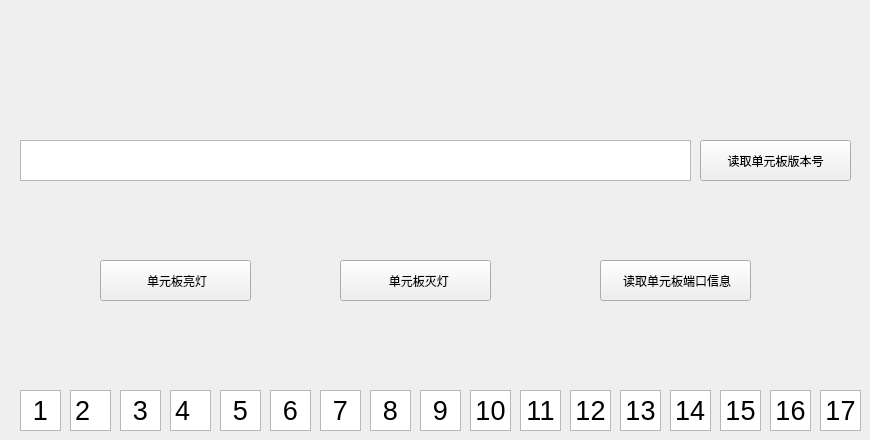
   <widget class="QWidget" name="tab">
    <attribute name="title">
     <string>单元板</string>
    </attribute>
    <widget class="QPushButton" name="pushButton">
     <property name="geometry">
      <rect>
       <x>340</x>
       <y>260</y>
       <width>151</width>
       <height>41</height>
      </rect>
     </property>
     <property name="text">
      <string>  单元板灭灯</string>
     </property>
    </widget>
    <widget class="QPushButton" name="pushButton_5">
     <property name="geometry">
      <rect>
       <x>100</x>
       <y>260</y>
       <width>151</width>
       <height>41</height>
      </rect>
     </property>
     <property name="text">
      <string> 单元板亮灯</string>
     </property>
    </widget>
    <widget class="QPushButton" name="pushButton_6">
     <property name="geometry">
      <rect>
       <x>600</x>
       <y>260</y>
       <width>151</width>
       <height>41</height>
      </rect>
     </property>
     <property name="text">
      <string> 读取单元板端口信息</string>
     </property>
    </widget>
    <widget class="QTextEdit" name="textEdit">
     <property name="geometry">
      <rect>
       <x>20</x>
       <y>140</y>
       <width>671</width>
       <height>41</height>
      </rect>
     </property>
     <property name="readOnly">
      <bool>true</bool>
     </property>
    </widget>
    <widget class="QPushButton" name="pushButton_7">
     <property name="geometry">
      <rect>
       <x>700</x>
       <y>140</y>
       <width>151</width>
       <height>41</height>
      </rect>
     </property>
     <property name="text">
      <string>读取单元板版本号</string>
     </property>
    </widget>
    <widget class="QTextEdit" name="textEdit_2">
     <property name="geometry">
      <rect>
       <x>20</x>
       <y>390</y>
       <width>41</width>
       <height>41</height>
      </rect>
     </property>
     <property name="readOnly">
      <bool>true</bool>
     </property>
     <property name="html">
      <string>&lt;!DOCTYPE HTML PUBLIC &quot;-//W3C//DTD HTML 4.0//EN&quot; &quot;http://www.w3.org/TR/REC-html40/strict.dtd&quot;&gt;
&lt;html&gt;&lt;head&gt;&lt;meta name=&quot;qrichtext&quot; content=&quot;1&quot; /&gt;&lt;style type=&quot;text/css&quot;&gt;
p, li { white-space: pre-wrap; }
&lt;/style&gt;&lt;/head&gt;&lt;body style=&quot; font-family:'SimSun'; font-size:9pt; font-weight:400; font-style:normal;&quot;&gt;
&lt;p align=&quot;center&quot; style=&quot; margin-top:0px; margin-bottom:0px; margin-left:0px; margin-right:0px; -qt-block-indent:0; text-indent:0px;&quot;&gt;&lt;span style=&quot; font-size:20pt;&quot;&gt;1&lt;/span&gt;&lt;/p&gt;&lt;/body&gt;&lt;/html&gt;</string>
     </property>
    </widget>
    <widget class="QTextEdit" name="textEdit_3">
     <property name="geometry">
      <rect>
       <x>70</x>
       <y>390</y>
       <width>41</width>
       <height>41</height>
      </rect>
     </property>
     <property name="readOnly">
      <bool>true</bool>
     </property>
     <property name="html">
      <string>&lt;!DOCTYPE HTML PUBLIC &quot;-//W3C//DTD HTML 4.0//EN&quot; &quot;http://www.w3.org/TR/REC-html40/strict.dtd&quot;&gt;
&lt;html&gt;&lt;head&gt;&lt;meta name=&quot;qrichtext&quot; content=&quot;1&quot; /&gt;&lt;style type=&quot;text/css&quot;&gt;
p, li { white-space: pre-wrap; }
&lt;/style&gt;&lt;/head&gt;&lt;body style=&quot; font-family:'SimSun'; font-size:9pt; font-weight:400; font-style:normal;&quot;&gt;
&lt;p style=&quot; margin-top:0px; margin-bottom:0px; margin-left:0px; margin-right:0px; -qt-block-indent:0; text-indent:0px;&quot;&gt;&lt;span style=&quot; font-size:20pt;&quot;&gt;2&lt;/span&gt;&lt;/p&gt;&lt;/body&gt;&lt;/html&gt;</string>
     </property>
    </widget>
    <widget class="QTextEdit" name="textEdit_4">
     <property name="geometry">
      <rect>
       <x>120</x>
       <y>390</y>
       <width>41</width>
       <height>41</height>
      </rect>
     </property>
     <property name="readOnly">
      <bool>true</bool>
     </property>
     <property name="html">
      <string>&lt;!DOCTYPE HTML PUBLIC &quot;-//W3C//DTD HTML 4.0//EN&quot; &quot;http://www.w3.org/TR/REC-html40/strict.dtd&quot;&gt;
&lt;html&gt;&lt;head&gt;&lt;meta name=&quot;qrichtext&quot; content=&quot;1&quot; /&gt;&lt;style type=&quot;text/css&quot;&gt;
p, li { white-space: pre-wrap; }
&lt;/style&gt;&lt;/head&gt;&lt;body style=&quot; font-family:'SimSun'; font-size:9pt; font-weight:400; font-style:normal;&quot;&gt;
&lt;p align=&quot;center&quot; style=&quot; margin-top:0px; margin-bottom:0px; margin-left:0px; margin-right:0px; -qt-block-indent:0; text-indent:0px;&quot;&gt;&lt;span style=&quot; font-size:20pt;&quot;&gt;3&lt;/span&gt;&lt;/p&gt;&lt;/body&gt;&lt;/html&gt;</string>
     </property>
    </widget>
    <widget class="QTextEdit" name="textEdit_5">
     <property name="geometry">
      <rect>
       <x>170</x>
       <y>390</y>
       <width>41</width>
       <height>41</height>
      </rect>
     </property>
     <property name="readOnly">
      <bool>true</bool>
     </property>
     <property name="html">
      <string>&lt;!DOCTYPE HTML PUBLIC &quot;-//W3C//DTD HTML 4.0//EN&quot; &quot;http://www.w3.org/TR/REC-html40/strict.dtd&quot;&gt;
&lt;html&gt;&lt;head&gt;&lt;meta name=&quot;qrichtext&quot; content=&quot;1&quot; /&gt;&lt;style type=&quot;text/css&quot;&gt;
p, li { white-space: pre-wrap; }
&lt;/style&gt;&lt;/head&gt;&lt;body style=&quot; font-family:'SimSun'; font-size:9pt; font-weight:400; font-style:normal;&quot;&gt;
&lt;p style=&quot; margin-top:0px; margin-bottom:0px; margin-left:0px; margin-right:0px; -qt-block-indent:0; text-indent:0px;&quot;&gt;&lt;span style=&quot; font-size:20pt;&quot;&gt;4&lt;/span&gt;&lt;/p&gt;&lt;/body&gt;&lt;/html&gt;</string>
     </property>
    </widget>
    <widget class="QTextEdit" name="textEdit_6">
     <property name="geometry">
      <rect>
       <x>220</x>
       <y>390</y>
       <width>41</width>
       <height>41</height>
      </rect>
     </property>
     <property name="readOnly">
      <bool>true</bool>
     </property>
     <property name="html">
      <string>&lt;!DOCTYPE HTML PUBLIC &quot;-//W3C//DTD HTML 4.0//EN&quot; &quot;http://www.w3.org/TR/REC-html40/strict.dtd&quot;&gt;
&lt;html&gt;&lt;head&gt;&lt;meta name=&quot;qrichtext&quot; content=&quot;1&quot; /&gt;&lt;style type=&quot;text/css&quot;&gt;
p, li { white-space: pre-wrap; }
&lt;/style&gt;&lt;/head&gt;&lt;body style=&quot; font-family:'SimSun'; font-size:9pt; font-weight:400; font-style:normal;&quot;&gt;
&lt;p align=&quot;center&quot; style=&quot; margin-top:0px; margin-bottom:0px; margin-left:0px; margin-right:0px; -qt-block-indent:0; text-indent:0px;&quot;&gt;&lt;span style=&quot; font-size:20pt;&quot;&gt;5&lt;/span&gt;&lt;/p&gt;&lt;/body&gt;&lt;/html&gt;</string>
     </property>
    </widget>
    <widget class="QTextEdit" name="textEdit_7">
     <property name="geometry">
      <rect>
       <x>270</x>
       <y>390</y>
       <width>41</width>
       <height>41</height>
      </rect>
     </property>
     <property name="readOnly">
      <bool>true</bool>
     </property>
     <property name="html">
      <string>&lt;!DOCTYPE HTML PUBLIC &quot;-//W3C//DTD HTML 4.0//EN&quot; &quot;http://www.w3.org/TR/REC-html40/strict.dtd&quot;&gt;
&lt;html&gt;&lt;head&gt;&lt;meta name=&quot;qrichtext&quot; content=&quot;1&quot; /&gt;&lt;style type=&quot;text/css&quot;&gt;
p, li { white-space: pre-wrap; }
&lt;/style&gt;&lt;/head&gt;&lt;body style=&quot; font-family:'SimSun'; font-size:9pt; font-weight:400; font-style:normal;&quot;&gt;
&lt;p align=&quot;center&quot; style=&quot; margin-top:0px; margin-bottom:0px; margin-left:0px; margin-right:0px; -qt-block-indent:0; text-indent:0px;&quot;&gt;&lt;span style=&quot; font-size:20pt;&quot;&gt;6&lt;/span&gt;&lt;/p&gt;&lt;/body&gt;&lt;/html&gt;</string>
     </property>
    </widget>
    <widget class="QTextEdit" name="textEdit_8">
     <property name="geometry">
      <rect>
       <x>320</x>
       <y>390</y>
       <width>41</width>
       <height>41</height>
      </rect>
     </property>
     <property name="readOnly">
      <bool>true</bool>
     </property>
     <property name="html">
      <string>&lt;!DOCTYPE HTML PUBLIC &quot;-//W3C//DTD HTML 4.0//EN&quot; &quot;http://www.w3.org/TR/REC-html40/strict.dtd&quot;&gt;
&lt;html&gt;&lt;head&gt;&lt;meta name=&quot;qrichtext&quot; content=&quot;1&quot; /&gt;&lt;style type=&quot;text/css&quot;&gt;
p, li { white-space: pre-wrap; }
&lt;/style&gt;&lt;/head&gt;&lt;body style=&quot; font-family:'SimSun'; font-size:9pt; font-weight:400; font-style:normal;&quot;&gt;
&lt;p align=&quot;center&quot; style=&quot; margin-top:0px; margin-bottom:0px; margin-left:0px; margin-right:0px; -qt-block-indent:0; text-indent:0px;&quot;&gt;&lt;span style=&quot; font-size:20pt;&quot;&gt;7&lt;/span&gt;&lt;/p&gt;&lt;/body&gt;&lt;/html&gt;</string>
     </property>
    </widget>
    <widget class="QTextEdit" name="textEdit_9">
     <property name="geometry">
      <rect>
       <x>370</x>
       <y>390</y>
       <width>41</width>
       <height>41</height>
      </rect>
     </property>
     <property name="readOnly">
      <bool>true</bool>
     </property>
     <property name="html">
      <string>&lt;!DOCTYPE HTML PUBLIC &quot;-//W3C//DTD HTML 4.0//EN&quot; &quot;http://www.w3.org/TR/REC-html40/strict.dtd&quot;&gt;
&lt;html&gt;&lt;head&gt;&lt;meta name=&quot;qrichtext&quot; content=&quot;1&quot; /&gt;&lt;style type=&quot;text/css&quot;&gt;
p, li { white-space: pre-wrap; }
&lt;/style&gt;&lt;/head&gt;&lt;body style=&quot; font-family:'SimSun'; font-size:9pt; font-weight:400; font-style:normal;&quot;&gt;
&lt;p align=&quot;center&quot; style=&quot; margin-top:0px; margin-bottom:0px; margin-left:0px; margin-right:0px; -qt-block-indent:0; text-indent:0px;&quot;&gt;&lt;span style=&quot; font-size:20pt;&quot;&gt;8&lt;/span&gt;&lt;/p&gt;&lt;/body&gt;&lt;/html&gt;</string>
     </property>
    </widget>
    <widget class="QTextEdit" name="textEdit_10">
     <property name="geometry">
      <rect>
       <x>420</x>
       <y>390</y>
       <width>41</width>
       <height>41</height>
      </rect>
     </property>
     <property name="readOnly">
      <bool>true</bool>
     </property>
     <property name="html">
      <string>&lt;!DOCTYPE HTML PUBLIC &quot;-//W3C//DTD HTML 4.0//EN&quot; &quot;http://www.w3.org/TR/REC-html40/strict.dtd&quot;&gt;
&lt;html&gt;&lt;head&gt;&lt;meta name=&quot;qrichtext&quot; content=&quot;1&quot; /&gt;&lt;style type=&quot;text/css&quot;&gt;
p, li { white-space: pre-wrap; }
&lt;/style&gt;&lt;/head&gt;&lt;body style=&quot; font-family:'SimSun'; font-size:9pt; font-weight:400; font-style:normal;&quot;&gt;
&lt;p align=&quot;center&quot; style=&quot; margin-top:0px; margin-bottom:0px; margin-left:0px; margin-right:0px; -qt-block-indent:0; text-indent:0px;&quot;&gt;&lt;span style=&quot; font-size:20pt;&quot;&gt;9&lt;/span&gt;&lt;/p&gt;&lt;/body&gt;&lt;/html&gt;</string>
     </property>
    </widget>
    <widget class="QTextEdit" name="textEdit_11">
     <property name="geometry">
      <rect>
       <x>470</x>
       <y>390</y>
       <width>41</width>
       <height>41</height>
      </rect>
     </property>
     <property name="readOnly">
      <bool>true</bool>
     </property>
     <property name="html">
      <string>&lt;!DOCTYPE HTML PUBLIC &quot;-//W3C//DTD HTML 4.0//EN&quot; &quot;http://www.w3.org/TR/REC-html40/strict.dtd&quot;&gt;
&lt;html&gt;&lt;head&gt;&lt;meta name=&quot;qrichtext&quot; content=&quot;1&quot; /&gt;&lt;style type=&quot;text/css&quot;&gt;
p, li { white-space: pre-wrap; }
&lt;/style&gt;&lt;/head&gt;&lt;body style=&quot; font-family:'SimSun'; font-size:9pt; font-weight:400; font-style:normal;&quot;&gt;
&lt;p align=&quot;center&quot; style=&quot; margin-top:0px; margin-bottom:0px; margin-left:0px; margin-right:0px; -qt-block-indent:0; text-indent:0px;&quot;&gt;&lt;span style=&quot; font-size:20pt;&quot;&gt;10&lt;/span&gt;&lt;/p&gt;&lt;/body&gt;&lt;/html&gt;</string>
     </property>
    </widget>
    <widget class="QTextEdit" name="textEdit_12">
     <property name="geometry">
      <rect>
       <x>520</x>
       <y>390</y>
       <width>41</width>
       <height>41</height>
      </rect>
     </property>
     <property name="readOnly">
      <bool>true</bool>
     </property>
     <property name="html">
      <string>&lt;!DOCTYPE HTML PUBLIC &quot;-//W3C//DTD HTML 4.0//EN&quot; &quot;http://www.w3.org/TR/REC-html40/strict.dtd&quot;&gt;
&lt;html&gt;&lt;head&gt;&lt;meta name=&quot;qrichtext&quot; content=&quot;1&quot; /&gt;&lt;style type=&quot;text/css&quot;&gt;
p, li { white-space: pre-wrap; }
&lt;/style&gt;&lt;/head&gt;&lt;body style=&quot; font-family:'SimSun'; font-size:9pt; font-weight:400; font-style:normal;&quot;&gt;
&lt;p align=&quot;center&quot; style=&quot; margin-top:0px; margin-bottom:0px; margin-left:0px; margin-right:0px; -qt-block-indent:0; text-indent:0px;&quot;&gt;&lt;span style=&quot; font-size:20pt;&quot;&gt;11&lt;/span&gt;&lt;/p&gt;&lt;/body&gt;&lt;/html&gt;</string>
     </property>
    </widget>
    <widget class="QTextEdit" name="textEdit_13">
     <property name="geometry">
      <rect>
       <x>570</x>
       <y>390</y>
       <width>41</width>
       <height>41</height>
      </rect>
     </property>
     <property name="readOnly">
      <bool>true</bool>
     </property>
     <property name="html">
      <string>&lt;!DOCTYPE HTML PUBLIC &quot;-//W3C//DTD HTML 4.0//EN&quot; &quot;http://www.w3.org/TR/REC-html40/strict.dtd&quot;&gt;
&lt;html&gt;&lt;head&gt;&lt;meta name=&quot;qrichtext&quot; content=&quot;1&quot; /&gt;&lt;style type=&quot;text/css&quot;&gt;
p, li { white-space: pre-wrap; }
&lt;/style&gt;&lt;/head&gt;&lt;body style=&quot; font-family:'SimSun'; font-size:9pt; font-weight:400; font-style:normal;&quot;&gt;
&lt;p align=&quot;center&quot; style=&quot; margin-top:0px; margin-bottom:0px; margin-left:0px; margin-right:0px; -qt-block-indent:0; text-indent:0px;&quot;&gt;&lt;span style=&quot; font-size:20pt;&quot;&gt;12&lt;/span&gt;&lt;/p&gt;&lt;/body&gt;&lt;/html&gt;</string>
     </property>
    </widget>
    <widget class="QTextEdit" name="textEdit_14">
     <property name="geometry">
      <rect>
       <x>620</x>
       <y>390</y>
       <width>41</width>
       <height>41</height>
      </rect>
     </property>
     <property name="readOnly">
      <bool>true</bool>
     </property>
     <property name="html">
      <string>&lt;!DOCTYPE HTML PUBLIC &quot;-//W3C//DTD HTML 4.0//EN&quot; &quot;http://www.w3.org/TR/REC-html40/strict.dtd&quot;&gt;
&lt;html&gt;&lt;head&gt;&lt;meta name=&quot;qrichtext&quot; content=&quot;1&quot; /&gt;&lt;style type=&quot;text/css&quot;&gt;
p, li { white-space: pre-wrap; }
&lt;/style&gt;&lt;/head&gt;&lt;body style=&quot; font-family:'SimSun'; font-size:9pt; font-weight:400; font-style:normal;&quot;&gt;
&lt;p align=&quot;center&quot; style=&quot; margin-top:0px; margin-bottom:0px; margin-left:0px; margin-right:0px; -qt-block-indent:0; text-indent:0px;&quot;&gt;&lt;span style=&quot; font-size:20pt;&quot;&gt;13&lt;/span&gt;&lt;/p&gt;&lt;/body&gt;&lt;/html&gt;</string>
     </property>
    </widget>
    <widget class="QTextEdit" name="textEdit_15">
     <property name="geometry">
      <rect>
       <x>670</x>
       <y>390</y>
       <width>41</width>
       <height>41</height>
      </rect>
     </property>
     <property name="readOnly">
      <bool>true</bool>
     </property>
     <property name="html">
      <string>&lt;!DOCTYPE HTML PUBLIC &quot;-//W3C//DTD HTML 4.0//EN&quot; &quot;http://www.w3.org/TR/REC-html40/strict.dtd&quot;&gt;
&lt;html&gt;&lt;head&gt;&lt;meta name=&quot;qrichtext&quot; content=&quot;1&quot; /&gt;&lt;style type=&quot;text/css&quot;&gt;
p, li { white-space: pre-wrap; }
&lt;/style&gt;&lt;/head&gt;&lt;body style=&quot; font-family:'SimSun'; font-size:9pt; font-weight:400; font-style:normal;&quot;&gt;
&lt;p style=&quot; margin-top:0px; margin-bottom:0px; margin-left:0px; margin-right:0px; -qt-block-indent:0; text-indent:0px;&quot;&gt;&lt;span style=&quot; font-size:20pt;&quot;&gt;14&lt;/span&gt;&lt;/p&gt;&lt;/body&gt;&lt;/html&gt;</string>
     </property>
    </widget>
    <widget class="QTextEdit" name="textEdit_16">
     <property name="geometry">
      <rect>
       <x>720</x>
       <y>390</y>
       <width>41</width>
       <height>41</height>
      </rect>
     </property>
     <property name="readOnly">
      <bool>true</bool>
     </property>
     <property name="html">
      <string>&lt;!DOCTYPE HTML PUBLIC &quot;-//W3C//DTD HTML 4.0//EN&quot; &quot;http://www.w3.org/TR/REC-html40/strict.dtd&quot;&gt;
&lt;html&gt;&lt;head&gt;&lt;meta name=&quot;qrichtext&quot; content=&quot;1&quot; /&gt;&lt;style type=&quot;text/css&quot;&gt;
p, li { white-space: pre-wrap; }
&lt;/style&gt;&lt;/head&gt;&lt;body style=&quot; font-family:'SimSun'; font-size:9pt; font-weight:400; font-style:normal;&quot;&gt;
&lt;p align=&quot;center&quot; style=&quot; margin-top:0px; margin-bottom:0px; margin-left:0px; margin-right:0px; -qt-block-indent:0; text-indent:0px;&quot;&gt;&lt;span style=&quot; font-size:20pt;&quot;&gt;15&lt;/span&gt;&lt;/p&gt;&lt;/body&gt;&lt;/html&gt;</string>
     </property>
    </widget>
    <widget class="QTextEdit" name="textEdit_17">
     <property name="geometry">
      <rect>
       <x>770</x>
       <y>390</y>
       <width>41</width>
       <height>41</height>
      </rect>
     </property>
     <property name="readOnly">
      <bool>true</bool>
     </property>
     <property name="html">
      <string>&lt;!DOCTYPE HTML PUBLIC &quot;-//W3C//DTD HTML 4.0//EN&quot; &quot;http://www.w3.org/TR/REC-html40/strict.dtd&quot;&gt;
&lt;html&gt;&lt;head&gt;&lt;meta name=&quot;qrichtext&quot; content=&quot;1&quot; /&gt;&lt;style type=&quot;text/css&quot;&gt;
p, li { white-space: pre-wrap; }
&lt;/style&gt;&lt;/head&gt;&lt;body style=&quot; font-family:'SimSun'; font-size:9pt; font-weight:400; font-style:normal;&quot;&gt;
&lt;p align=&quot;center&quot; style=&quot; margin-top:0px; margin-bottom:0px; margin-left:0px; margin-right:0px; -qt-block-indent:0; text-indent:0px;&quot;&gt;&lt;span style=&quot; font-size:20pt;&quot;&gt;16&lt;/span&gt;&lt;/p&gt;&lt;/body&gt;&lt;/html&gt;</string>
     </property>
    </widget>
    <widget class="QTextEdit" name="textEdit_18">
     <property name="geometry">
      <rect>
       <x>820</x>
       <y>390</y>
       <width>41</width>
       <height>41</height>
      </rect>
     </property>
     <property name="readOnly">
      <bool>true</bool>
     </property>
     <property name="html">
      <string>&lt;!DOCTYPE HTML PUBLIC &quot;-//W3C//DTD HTML 4.0//EN&quot; &quot;http://www.w3.org/TR/REC-html40/strict.dtd&quot;&gt;
&lt;html&gt;&lt;head&gt;&lt;meta name=&quot;qrichtext&quot; content=&quot;1&quot; /&gt;&lt;style type=&quot;text/css&quot;&gt;
p, li { white-space: pre-wrap; }
&lt;/style&gt;&lt;/head&gt;&lt;body style=&quot; font-family:'SimSun'; font-size:9pt; font-weight:400; font-style:normal;&quot;&gt;
&lt;p align=&quot;center&quot; style=&quot; margin-top:0px; margin-bottom:0px; margin-left:0px; margin-right:0px; -qt-block-indent:0; text-indent:0px;&quot;&gt;&lt;span style=&quot; font-size:20pt;&quot;&gt;17&lt;/span&gt;&lt;/p&gt;&lt;/body&gt;&lt;/html&gt;</string>
     </property>
    </widget>
   </widget>
